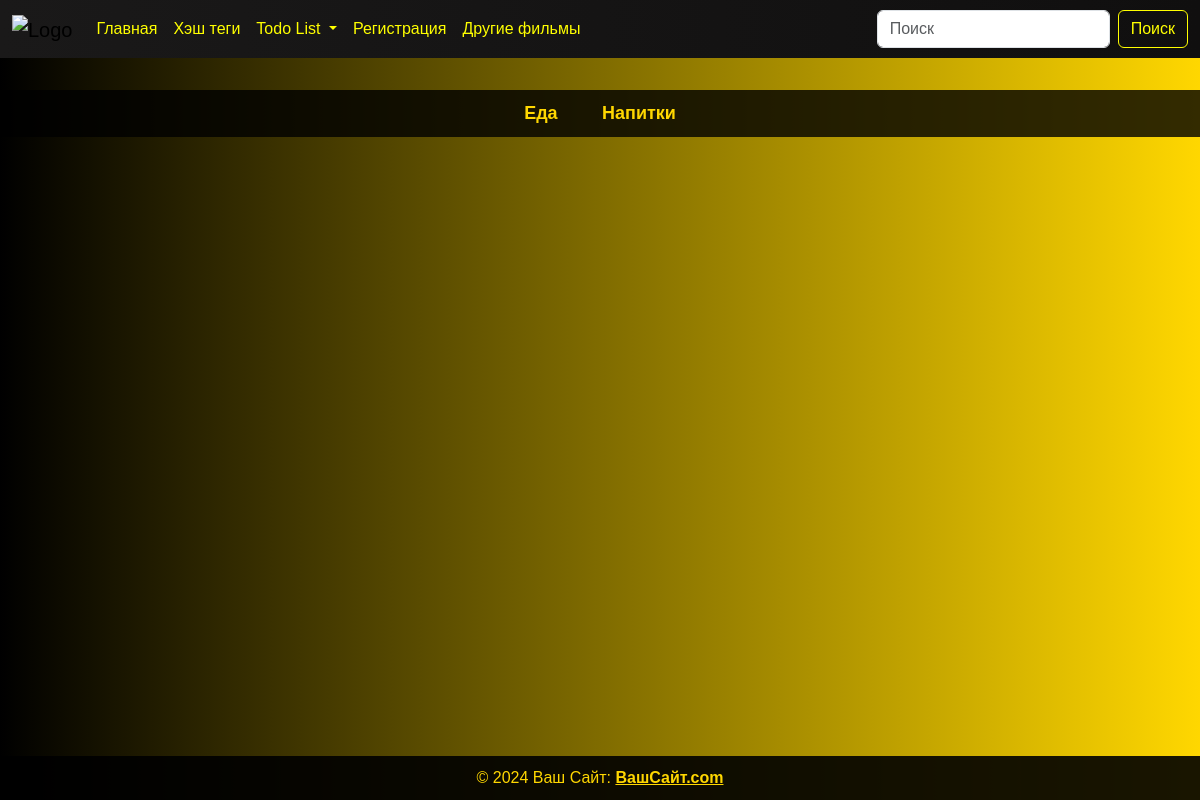
Before: /all_products/ with the older database file.
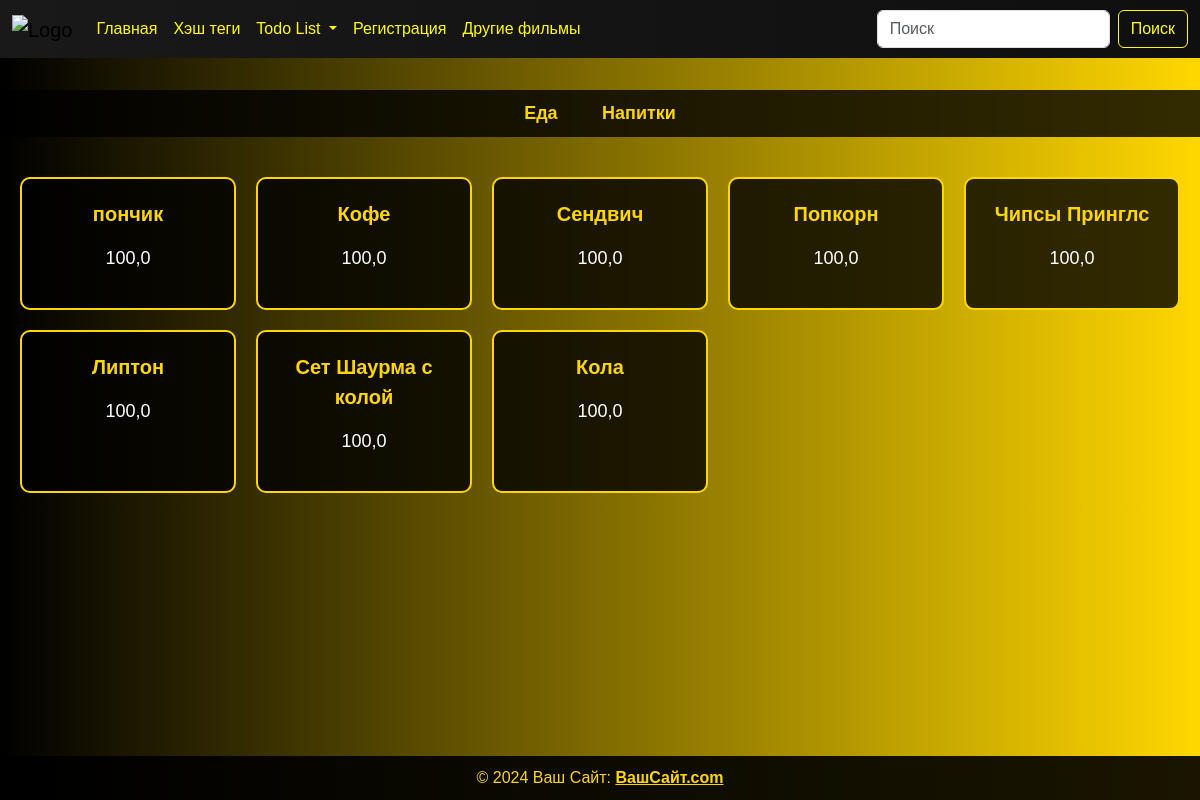
After: the same page with the newer database file.
### foods_and_drinks/models.py (models this page shows, shortened)
class Product(models.Model):
    name = models.CharField(max_length=100)
    price = models.FloatField(default=100)
    tags = models.ManyToManyField(Tag)

### foods_and_drinks/views.py (the view)
# urls.py: path('all_products/', views.all_products, name='all_products'),
def all_products(request):
    if request.method == "GET":
        products = models.Product.objects.all().order_by('-id')
        context = {'products': products}
        return render(
            request,
            template_name='tags/all_products.html',
            context=context
        )

### templates/tags/all_products.html
{% load static %}
  {% include '../components/header.html' %}
  <link rel="stylesheet" href="{% static 'main_page/tags.css' %}">
  <div class="navigation">
    <a href="{% url 'meal_products' %}" class="menu-link">Еда</a>
    <a href="{% url 'drink_products' %}" class="menu-link">Напитки</a>
  </div>
  <div class="products-container">
    {% for i in products %}
      <div class="product-card">
        <p class="product-name">{{ i.name }}</p>
        <p class="product-price">{{ i.price }}</p>
      </div>
    {% endfor %}
  </div>
  {% include '../components/footer.html' %}

Changed rows visible on the page:
added Product: name "пончик", price "100,0"
added Product: name "Кофе", price "100,0"
added Product: name "Сендвич", price "100,0"
added Product: name "Попкорн", price "100,0"
added Product: name "Чипсы Принглс", price "100,0"
added Product: name "Липтон", price "100,0"
added Product: name "Сет Шаурма с колой", price "100,0"
added Product: name "Кола", price "100,0"
